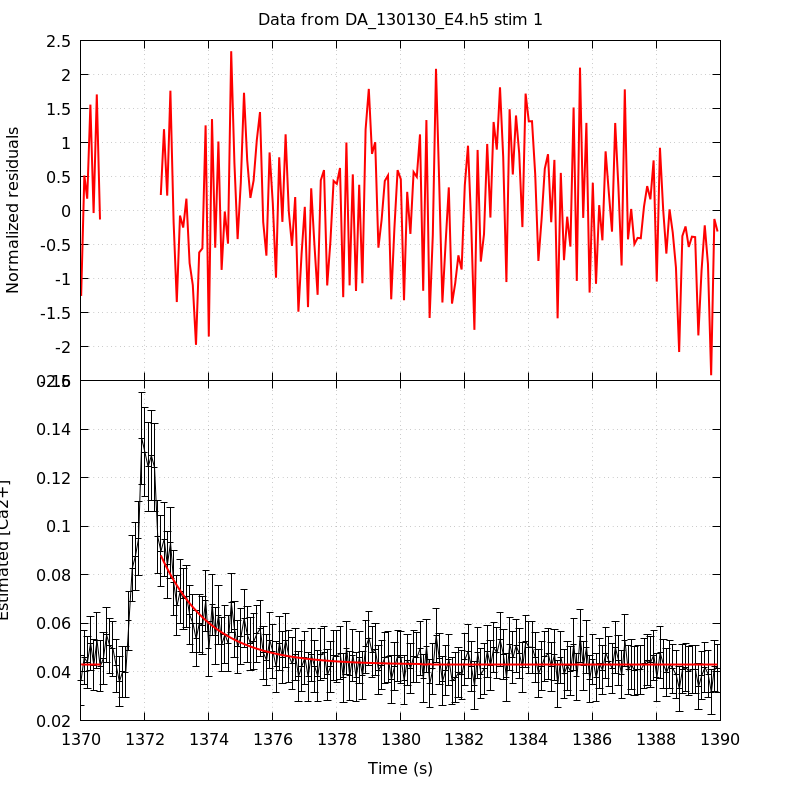

This figure's gnuplot source:
unset key
set grid
set multiplot title 'Data from DA_130130_E4.h5 stim 1' noenhanced layout 2,1 margins 0.1,0.9,0.1,0.95 spacing 0,0
set ylabel 'Normalized residuals'
set xtics format ''
plot 'DA_130130_E4_aba_RatioFit_s1' using 1:4 with lines linecolor rgb 'red' linewidth 2
set format x '%g'
set xlabel 'Time (s)'
set ylabel 'Estimated [Ca2+]'
plot 'DA_130130_E4_aba_CaRatio_s1' using 1:2:($3*1.96) with yerrorlines \
     linecolor rgb 'black' linewidth 1,                \
     'DA_130130_E4_aba_RatioFit_s1' using 1:3 with lines linecolor rgb 'red'\
     linewidth 2
unset multiplot
